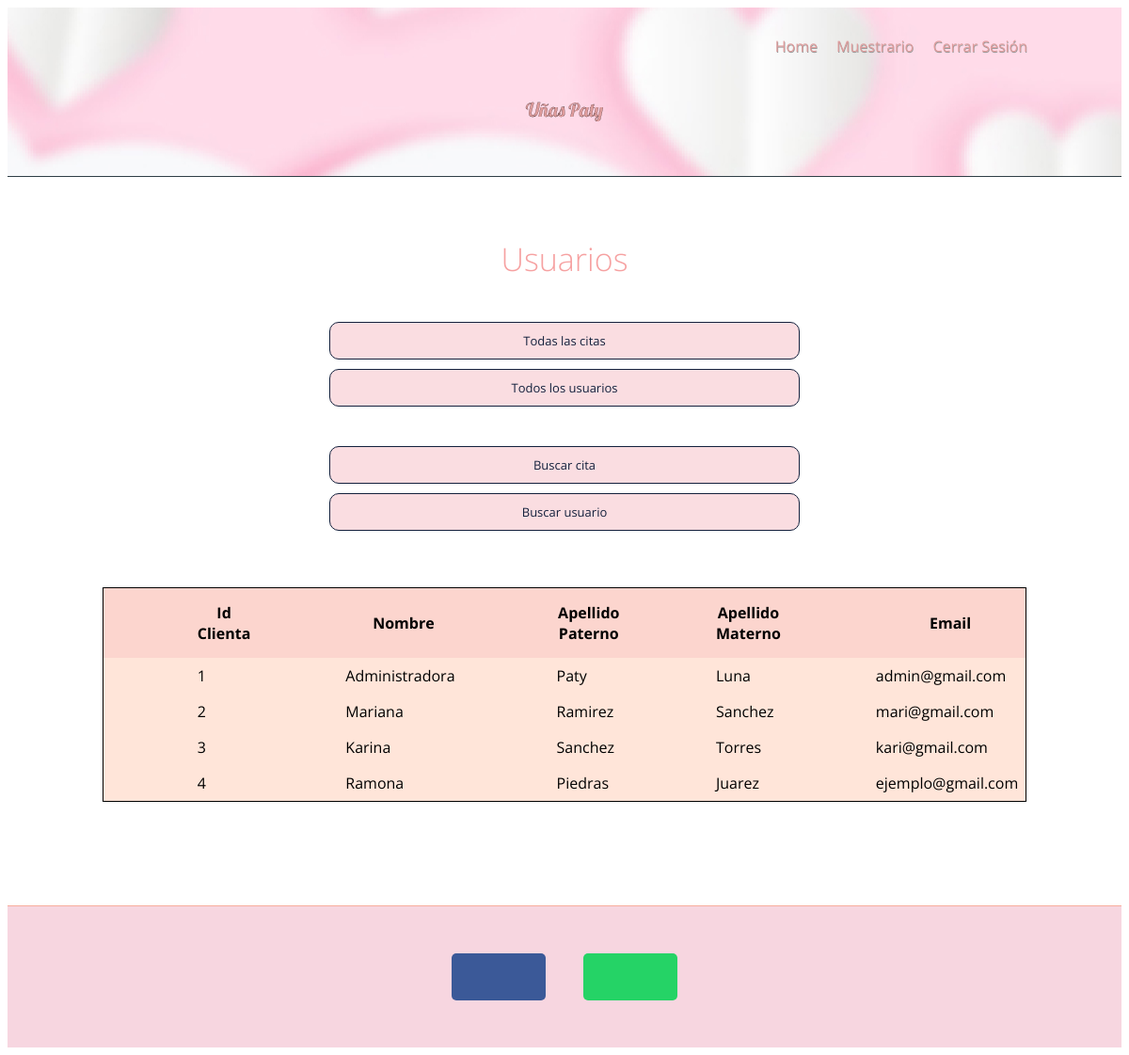
/gestion_usuarios.php (signed in), run on the app's committed database.
### tables this page shows
CREATE TABLE `clientas` (
  `id_clienta` int(11) NOT NULL,
  `nombre` varchar(200) NOT NULL,
  `apellido_p` varchar(200) NOT NULL,
  `apellido_m` varchar(200) NOT NULL,
  `email` varchar(200) NOT NULL,
  `pass` varchar(200) NOT NULL
);

### gestion_usuarios.php (the view, shortened to what this page needs)
<?php
	require_once("conexion.php");
	$sql="SELECT * FROM clientas";
	$resultado= mysqli_query($conexion, $sql);
?>
<!DOCTYPE html>
<html lang="es">
<head>
    <link rel="stylesheet" href="css/font-awesome.min.css">
    <link rel="stylesheet" href="css/estilos_admin_usuarios.css">
</head>
<body>
    <header>
        <div class="contenedor">
            <nav class="menu">
                <a href="inicio.php">Home</a>
                <a href="#">Muestrario</a>
                <a href="cerrar_sesion.php">Cerrar Sesión</a>
            </nav>
            <div class="contenedor-texto">
                    <h2 class="nombre">Uñas Paty</h2>
            </div>
    </header>
    <section class="main">
        <section class="misCitas">
            <div class="contenedor">
               <div class="texto">
                 <h3 class="titulo">Usuarios</h3>
               </div>
            </div>
        </section>
        <section class="tabla">
            <div class="contenedor">
            <a href="gestion_citas.php" class="boton boton_one">Todas las citas</a>
            <a href="gestion_usuarios.php" class="boton boton_dos">Todos los usuarios</a>
            <br>
            <a href="buscar_cita.php" class="boton mover boton_tres">Buscar cita</a>
            <a href="buscar_usuario.php" class="boton boton_dos">Buscar usuario</a>
                <form>
                <table id="mis-citas" class="mis-citas">
                    <thead>
                        <tr>
                            <th>Id Clienta</th>
                            <th>Nombre</th>
                            <th>Apellido Paterno</th>
                            <th>Apellido Materno</th>
                            <th>Email</th>
                        </tr>
                    </thead>
                    <?php
				while($renglon = mysqli_fetch_array($resultado)){
			            ?>
                    <tbody>
                        <tr>
                                <td><?php echo $renglon['id_clienta']; ?></td>
                                <td><?php echo $renglon['nombre']; ?></td>
                                <td><?php echo $renglon['apellido_p']; ?></td>
                                <td><?php echo $renglon['apellido_m']; ?></td>
                                <td><?php echo $renglon['email']; ?></td>
                            </tr>
                    </tbody>
                    <?php
				}
			?>
                </table>
                </form>
                </div>
        </section>
    </section>
    <footer>
        <section class="redes">
            <div class="contenedor">
                <a href="#" class="facebook"><i class="fa fa-facebook-f"></i></a>
                <a href="#" class="wa"><i class="fa fa-whatsapp"></i></a>
            </div>
        </section>
    </footer>
</body>
</html>

### css/estilos_admin_usuarios.css (style rules this page uses)
* { box-sizing: border-box; }
body { background: #fff; font-family: 'Open Sans', sans-serif; font-size:16px; }
.contenedor { width: 90%; max-width: 1000px; margin: auto; overflow: hidden; }
header { background: url('../imagenes/bg.jpg') #F7D6E0; background-repeat: no-repeat; background-position: center; max-height: 180px; height: 180px; border-bottom: 0.5px solid #2f3e46; }
header .menu { margin: 20px 0; text-align: right; }
header .menu a { margin: 10px 8px; color: #DF9C9C; padding-bottom: 5px; display: inline-block; text-decoration: none; border-bottom: 2px solid transparent; font-size: 1em; text-shadow: #999 0.5px 1px 0; }
header .contenedor-texto { display: flex; justify-content: center; align-content: center; margin: 10px 0; margin-bottom: 20px; }
header .contenedor-texto h2 { color: #DF9C9C; font-weight: 300; margin: 0; -webkit-text-stroke: 0.2px black; font-family: 'Lobster', cursive; }
header .contenedor-texto .nombre { margin-bottom: 10px; font-size: 20px; line-height: 40px; }
.main .contenedor { overflow: visible; }
.main .misCitas { text-align: center; }
.main .misCitas .texto { color: #5a5a5a; font-weight: 600; font-size: 1em; line-height: 30px; width: 80%; margin: 40px auto 50px auto; }
.main .misCitas .texto .titulo { margin-top: 70px; font-size: 34px; line-height: 34px; margin-bottom: 10px; font-weight: 300; color: #F6A1A1; text-align: center; }
footer .redes { background: #F7D6E0; padding: 40px 0; border-top: solid 1px #f8ad9d; margin-top: 110px; }
footer .redes .contenedor { display: flex; justify-content: center; }
footer .redes .facebook, footer .redes .wa { color: #fff; text-align: center; width: 100px; height: 50px; display:block; padding-top: 2px; border-radius: 5px; font-size: 35px; margin: 10px 20px; }
footer .redes .wa { background: #25d366; }
footer .redes .facebook { background: #3b5998; }
.mis-citas { width: 90%; margin: auto; margin-top: 60px; border-collapse: collapse; border: 1px solid black; }
.mis-citas thead { background-color: #FCD5CE; color: black; }
.mis-citas thead th { padding-top: 15px; padding-bottom: 15px; padding-left: 100px; }
.mis-citas tbody td { background: #FFE5D9; padding: 0.5rem; padding-left: 100px; }
.boton { -webkit-appearance: button; -moz-appearance: button; appearance: button; text-decoration: none; margin: 10px auto; background: #fadde1; color: #14213d; border-radius: 3px; padding: 10px 20px; cursor: pointer; border-radius: 10px 10px 10px 10px !important; font-size: 13px; display: block; border: 0.3px solid #14213d; width: 50%; text-align: center; }

### data on the page
clientas: id_clienta "1", nombre "Administradora", apellido_p "Paty", apellido_m "Luna", email "admin@gmail.com"
clientas: id_clienta "2", nombre "Mariana", apellido_p "Ramirez", apellido_m "Sanchez", email "mari@gmail.com"
clientas: id_clienta "3", nombre "Karina", apellido_p "Sanchez", apellido_m "Torres", email "kari@gmail.com"
clientas: id_clienta "4", nombre "Ramona", apellido_p "Piedras", apellido_m "Juarez", email "ejemplo@gmail.com"
